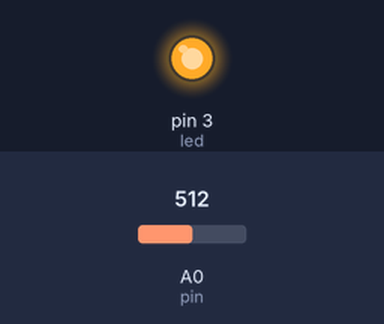
This sketch was run on a simulated Arduino Uno, built with avr-gcc and run on an emulated ATmega328P. Parts: output pins drawn as LEDs (lit = HIGH). The inputs (shaded band) are chosen by the test bench; at power-on: A0 (pin) = 512. What the sketch prints to the serial monitor is not drawn.

Above: at 0.3 s.
Timing chart, 0 to 1.8 s (numbered marks = the images above):
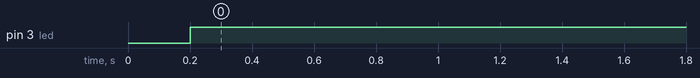

Measured:
- by itself, pin 3 (led): LOW → HIGH at 0.20 s

The sketch:

sketch_oct07a.ino
```cpp
int pin=A0;
int ldr_val=0;
int led=3;

void setup() {
  Serial.begin(9600);
  pinMode(led,OUTPUT);
}

void loop() {

  ldr_val=analogRead(pin);
  Serial.println(ldr_val);
  delay(200);

  if(ldr_val<=600){
        digitalWrite(led,HIGH);
    }
    else {
      digitalWrite(led,LOW);
      }

}
```
